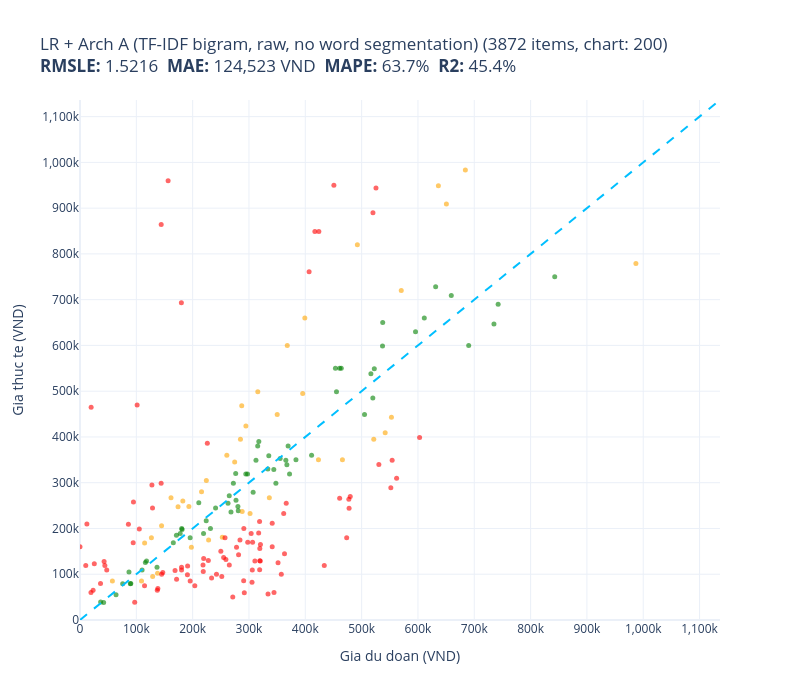
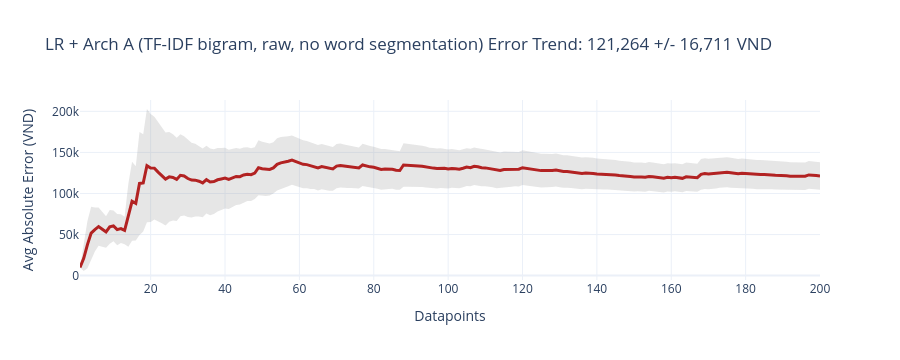

The notebook cell these images were saved under, in order:
### Markdown cell above
## 6. Tier 2 — NLP Baseline: LR + TF-IDF (không log-transform)

Linear Regression train trực tiếp trên giá VND (raw). Đây là cách **sai** — mục đích là minh họa vấn đề.

### Kết quả thực tế — nghịch lý đáng chú ý

| Model | RMSLE | MAE (VND) | MAPE | R2 |
|-------|------:|----------:|-----:|---:|
| **LR + Arch A** | **1.5216** | 124,523 | 63.7% | 45.4% |
| **LR + Arch B** | **1.4950** | 122,215 | 62.2% | 47.0% |
| Random (tier 1) | 1.2970 | 340,331 | 226.0% | -232.1% |

**LR có MAE tốt hơn Random (122K vs 340K), R2 tốt hơn (47% vs -232%), nhưng RMSLE lại TỆ HƠN cả Random.**

---

### Tại sao LR + Arch B (RMSLE = 1.495) tệ hơn cả Random (RMSLE = 1.297)?

**Nguyên nhân gốc rễ: Clipping về 0 + RMSLE là log-scale metric.**

LR tối ưu MSE trên raw VND (301K mean) → tập trung vào sản phẩm đắt.  
Sản phẩm rẻ (< 50K VND) thường bị predict âm → `np.clip(pred, 0, None)` → pred = **0**.

Khi pred = 0, RMSLE đo:
```
error² = (log1p(0) - log1p(true))²  =  (0 - log1p(true))²

Sản phẩm 10,000 VND bị predict 0:
  error² = (0 - log1p(10000))² = (0 - 9.21)² = 84.8   ← thảm họa

Cùng sản phẩm, Random predict 300,000 VND:
  error² = (log1p(300000) - log1p(10000))² = (12.61 - 9.21)² = 11.6   ← chấp nhận được
```

LR clip = 0 tệ hơn Random **7.3x** trên sản phẩm rẻ trong RMSLE space.

---

### Tại sao R2 = 47% vẫn tốt dù RMSLE thảm họa?

R2 và RMSLE đo hai thứ khác nhau:

| Metric | Đo cái gì | Đơn vị | LR "nhìn" vào đâu |
|--------|----------|--------|-------------------|
| **R2** | Sai số tuyệt đối (VND)² | VND | Sản phẩm đắt (variance cao) |
| **RMSLE** | Sai số tương đối (%) đồng đều mọi giá | Log | Mọi price range bình đẳng |

- LR dự đoán khá tốt cho sản phẩm 200K–1M VND → R2 và MAE đẹp
- Sản phẩm rẻ (5K–50K): predict âm → clip 0 → sai số VND nhỏ (10K), nhưng RMSLE khổng lồ
- R2 **không thấy** thảm họa ở sản phẩm rẻ vì sai số 10K VND nhỏ so với variance tổng
- RMSLE **thấy ngay** vì nó đo trên log-scale — 10K VND sai = cùng penalty như 1M VND sai 100x

> **Kết luận:** Khi metric là RMSLE, log-transform target là **bắt buộc**.
> Predict 0 cho bất kỳ sản phẩm nào là sai lầm chết người — tệ hơn đoán mò.

### Code cell
# === LR + Arch A (raw text bigram, NO log-transform) ===
t0 = time.time()
lr_a = LinearRegression()
lr_a.fit(X_a_train, train_prices)  # train trên raw VND
print(f"LR Arch A train: {time.time()-t0:.1f}s")

pred_lr_a = np.clip(lr_a.predict(X_a_test), 0, None)  # clip âm về 0
results["LR + Arch A"] = plot_predictions(
    test_prices, pred_lr_a,
    title="LR + Arch A (TF-IDF bigram, raw, no word segmentation)",
    names=test_names, plot_size=PLOT_SIZE,
)

# === LR + Arch B (Underthesea word tokenize, NO log-transform) ===
t0 = time.time()
lr_b = LinearRegression()
lr_b.fit(X_b_train, train_prices)  # train trên raw VND
print(f"LR Arch B train: {time.time()-t0:.1f}s")

pred_lr_b = np.clip(lr_b.predict(X_b_test), 0, None)
results["LR + Arch B"] = plot_predictions(
    test_prices, pred_lr_b,
    title="LR + Arch B (TF-IDF + Underthesea word segmentation, raw)",
    names=test_names, plot_size=PLOT_SIZE,
)

### Figure 1 — Plotly figure (JSON) as saved in the notebook; plotly's stock layout.template omitted (floating-point values rounded to 4 significant figures)
{"data": [{"customdata": [["Kính Áp Tròng Symphony Blue Sky 14.0mm - FAIRY SHOP CONTACT LENS - độ cận 0 đến 6\nDu doan: 116,006 VND\nThuc te: 125,875 VND"], ["Bộ Nookoi Phấn Má Hồng BL02 Sunset Veil 5g + Son Tint T15 Đỏ Rượu Vang 3.8g\nDu doan: 268,045 VND\nThuc te: 236,000 VND"], ["[LIMITED EDITION] TRÀ AHMAD ANH QUỐC - BỘ SƯU TẬP 4 VỊ TRÀ (80g) - WINTER\nDu doan: 312,430 VND\nThuc te: 349,000 VND"], ["Bút Chì Sáp Kẻ Lông Mày Lõi Siêu Mịn Không Thấm Nước Kissme Heroine Make Quick Eyebrow (3 Màu)\nDu doan: 219,303 VND\nThuc te: 189,000 VND"], ["Bộ 1 Cặp Lót Giày Tăng Chiều Cao Đệm Khí ,Êm Chân Thoáng Mát Dùng Cho Mọi Loại Giày - FMCA038\nDu doan: 89,389 VND\nThuc te: 79,000 VND"], ["Tẩu sạc CHOETECH TC0014 nhanh 60W dùng trên ô tô (hàng chính hãng)\nDu doan: 367,286 VND\nThuc te: 339,000 VND"], ["Vali kéo TRIP P806 nhựa PC/ABS - Bảo hành 5 năm\nDu doan: 595,705 VND\nThuc te: 630,000 VND"], ["Combo Tiết Kiệm 5 Chai Xịt Chống Muỗi Và Côn Trùng Cho Trẻ Nhỏ Và Gia Đình Bảo Nhiên Chai 100ml - Chăm Sóc Và Bảo Vệ Làn Da Trẻ Nhỏ\nDu doan: 344,102 VND\nThuc te: 329,000 VND"], ["Balo Laptop Đẹp Đi Học Đi Làm Xbags Modern – Thiết Kế Gọn Nhẹ, Sang Trọng, Đựng Laptop 14 Inch, Nhiều Ngăn Tiện Dụng!\nDu doan: 272,301 VND\nThuc te: 299,000 VND"], ["Bao Da Hộ Chiếu / PASSPORT Mika A-001-011-P (19 x 14 cm)\nDu doan: 181,261 VND\nThuc te: 198,000 VND"], ["Pin Tương Thích Cho Laptop Dell Vostro 2420 - Hàng Nhập Khẩu New Seal TEEMO PC TEBAT1543\nDu doan: 505,157 VND\nThuc te: 449,000 VND"], ["Sạc Tương Thích Cho Laptop MSI GL62M 7RC-201TW GP72 6QE-043JP PE70 6QD WE72 7RJ-1039 120w- Hàng Nhập Khẩu New Seal TEEMO PC X44\nDu doan: 690,110 VND\nThuc te: 600,000 VND"], ["Nồi Lẩu Điện Kèm Xửng Hấp JLPL@L JL-EP3313 - Hàng Chính Hãng\nDu doan: 611,287 VND\nThuc te: 660,000 VND"], ["Giày Sandal Nam The Bily Quai Chéo - Đế Trắng Lót Đen Màu Xám Thổ Cẩm BLDTMD01\nDu doan: 294,362 VND\nThuc te: 319,000 VND"], ["Trò chơi trí tuệ Animal Match giúp trẻ phát triển kỹ năng quan sát và khả năng ghi nhớ\nDu doan: 372,064 VND\nThuc te: 319,000 VND"], ["Combo Serum Tia'm Làm Sáng, Phục Hồi Cho Da Dầu Mụn, Nhạy Cảm + Căng Bóng, Trẻ Hoá Da 40mlx2\nDu doan: 631,454 VND\nThuc te: 728,000 VND"], ["Kính râm Nam nữ Dáng Vuông Gọng Nhựa Chống nắng + Tặng phụ kiện thời trang\nDu doan: 165,694 VND\nThuc te: 169,000 VND"], ["Sữa tươi tiệt trùng Devondale nguyên chất 6 hộp x 200ml\nDu doan: 86,941 VND\nThuc te: 105,000 VND"], ["Cặp dầu gội gừng trắng 400ml + dầu xả gừng trắng 250ml kích mọc tóc Weilaiya Ginger\nDu doan: 463,860 VND\nThuc te: 550,000 VND"], ["Bếp gas đôi mặt kính Sogo HOSUN NC-729GJ (HÀNG CHÍNH HÃNG)\nDu doan: 461,008 VND\nThuc te: 550,000 VND"], ["Đồ Chơi Thú Nhồi Bông Bí Ẩn Series 3 - BLOX FRUITS CP3360 (Sản Phẩm Bên Trong Là Ngẫu Nhiên)\nDu doan: 335,188 VND\nThuc te: 359,000 VND"], ["Bao da cho Galaxy Z Fold 6 Nillkin Aoge có nhét bút - hàng chính hãng\nDu doan: 276,418 VND\nThuc te: 320,000 VND"], ["Cà Phê Sữa PLUS Hòa Tan 3IN1 KING COFFEE – Túi 50 gói x 20g\nDu doan: 276,984 VND\nThuc te: 261,500 VND"], ["Kem Dưỡng Some By Mi Hỗ Trợ Giảm Mụn 60g\nDu doan: 307,394 VND\nThuc te: 279,000 VND"], ["Chuột có dây MicroPack COMFY MINI 2 M-105 - Hàng Chính Hãng\nDu doan: 118,157 VND\nThuc te: 129,000 VND"], ["Combo Finish Eco 0% : Viên rửa bát Eco 70 viên + Bóng Eco 400ml + Muối 1,5kg\nDu doan: 519,921 VND\nThuc te: 485,000 VND"], ["Hộp Đựng Xà Phòng, Miếng Rửa Chén & Cây Cọ Rửa Joseph Joseph Duo 80073 Hàng Chính Hãng\nDu doan: 842,878 VND\nThuc te: 750,000 VND"], ["Pin dành cho Laptop HP Pavilion 15-cs Series 15-cs2060TX 15-cs3116TX 15-cs3119TX 15-cs3061TX 15-cs3060TX 15-cs3063TX hàng nhập khẩu\nDu doan: 537,093 VND\nThuc te: 599,000 VND"], ["Xịt Chống Nắng Body Bơ Nghệ COCAYHOALA SPF 50+ 70ml\nDu doan: 224,087 VND\nThuc te: 216,800 VND"], ["Sạc dành cho Laptop Charger AC Power Adapter For Dell Precision 3561 7520 5760 90W USB Type C hàng nhập khẩu.\nDu doan: 742,399 VND\nThuc te: 690,000 VND"], ["Mẫu mới nhất - Tã dán Caryn XL20 Siêu thấm Đệm thấm xanh bảo vệ vùng xương cụt - Tã dán người già, người lớn tuổi Caryn\nDu doan: 262,796 VND\nThuc te: 254,900 VND"], ["Dầu gội hỗ trợ giảm rụng tóc và kích thích mọc tóc Doctor Hair Laura Sunshine 500ml - Nhật Kim Anh\nDu doan: 315,480 VND\nThuc te: 380,000 VND"], ["Áo khoác jean phối nón sọc caro Mã: NK1512 - XANH NHẠT\nDu doan: 455,374 VND\nThuc te: 499,000 VND"], ["Kính râm cận, Kính râm cận Mắt Tròn 2 lớp mở nắp retro\nDu doan: 177,906 VND\nThuc te: 189,000 VND"], ["Tai nghe đeo cổ Wiwu Flex GB01 cho các thiết bị có bluetooth, làm bằng chất liệu mềm, âm thanh vượt trội - Hàng chính hãng\nDu doan: 383,435 VND\nThuc te: 350,000 VND"], ["Máy sấy tóc Bluestone HDB-1846 - Hàng chính hãng\nDu doan: 522,539 VND\nThuc te: 549,000 VND"], ["Khăn phủ đàn piano cao cấp chống bụi chống xước sang trọng cho đàn piano cơ và đàn piano điện - Hàng chính hãng\nDu doan: 240,706 VND\nThuc te: 245,000 VND"], ["Khăn ướt cồn diệt khuẩn LETGREEN 50 tờ\nDu doan: 36,663 VND\nThuc te: 39,200 VND"], ["Son Bóng 3CE Dưỡng Ẩm 31 Lavender Cream - Hoa Hồng Tím 5g\nDu doan: 210,930 VND\nThuc te: 256,000 VND"], ["Thực Phẩm Bảo Vệ Sức Khỏe Alcofree\nDu doan: 365,488 VND\nThuc te: 349,000 VND"], ["Ví Sen da sáp handmade da thật\nDu doan: 231,602 VND\nThuc te: 200,000 VND"], ["Ugreen UG30989CR104TK 1M màu đen USB 2.0 ra 9 chân đực DB9 RS 232 - HÀNG CHÍNH HÃNG\nDu doan: 280,388 VND\nThuc te: 248,000 VND"], ["Vỏ Máy Tính Case Sahara 400 Đen – Hàng Chính Hãng\nDu doan: 537,448 VND\nThuc te: 650,000 VND"], ["Phấn Phủ Australis Kiềm Dầu 2in1 #Nude 12g\nDu doan: 281,031 VND\nThuc te: 239,000 VND"], ["Thắt Lưng Nam Da Bò BIGGBEN Cao Cấp TLB27\nDu doan: 297,464 VND\nThuc te: 319,000 VND"], ["VÍ DA MÀU NÂU ĐEN DÀNH CHO NAM GIỚI - VÍ DA THIẾT KẾ ĐƠN GIẢN ĐỰNG ĐƯỢC TIỀN MẶT VÀ CÁC LOẠI THẺ\nDu doan: 180,609 VND\nThuc te: 200,000 VND"], ["Liễn Treo Thần Tài - Trang Trí Tết - VN02\nDu doan: 347,800 VND\nThuc te: 299,000 VND"], ["Nước ngậm Răng Miệng Bầu Mây 120ml - Nguồn gốc Thảo dược, dứt điểm sâu răng - viêm lợi - tụt lợi - nhiệt miệng\nDu doan: 75,756 VND\nThuc te: 79,000 VND"], ["b.box Dây đeo bình nước giữ nhiệt đa năng và bình nước tritan chống sặc cho bé\nDu doan: 171,170 VND\nThuc te: 185,000 VND"], ["Dây giày chéo chữ X chống tuột gót, nhấc chân dùng mang giày cao gót, không gây đau chân - BuyBox - BBPK322\nDu doan: 41,951 VND\nThuc te: 38,161 VND"], ["Ốp lưng dành cho Realme C35 mẫu Thư Pháp Cha Mẹ Vàng\nDu doan: 63,969 VND\nThuc te: 55,000 VND"], ["Sạc Tương Thích Cho Máy Tính Asus 19V – 6.32A 150Wh Đầu Kim Nhỏ (4.5*3.0Mm) – Tốt - Hàng Nhập Khẩu New Seal TEEMO PC TEAC164\nDu doan: 734,969 VND\nThuc te: 647,000 VND"], ["Phụ kiện kết nối bộ lọc thô, lọc sinh hoạt 10 inch ren phi 21 - Hàng chính hãng\nDu doan: 136,731 VND\nThuc te: 115,000 VND"], ["Bộ sản phẩm làm sạch sâu nước tẩy trang & sữa rửa mặt dược liệu Thanh Mộc Hương chính hãng\nDu doan: 317,492 VND\nThuc te: 390,000 VND"], ["Ví da Basic nam nữ gọn nhẹ tiện dụng\nDu doan: 369,504 VND\nThuc te: 380,000 VND"], ["KÍNH CHẮN BULLDOG BUBBLE DẠNG BẦU (KHÔNG BAO GỒM MŨ) -GARA20\nDu doan: 195,550 VND\nThuc te: 180,000 VND"], ["Áo sơ mi tay ngắn Khatoco (size S-2XL)\nDu doan: 516,473 VND\nThuc te: 538,000 VND"], ["Giày đế xuồng Cillie da thật hở mũi cao 5cm 1192\nDu doan: 411,190 VND\nThuc te: 360,000 VND"], ["Giày cao gót đính nơ sang trong 10cm ( có bảo hành , free shipping)\nDu doan: 333,522 VND\nThuc te: 330,000 VND"], ["Sữa bột Nutifood Sweden GrowPLUS+ Colostrum Lactoferrin 2+ 800g\nDu doan: 659,211 VND\nThuc te: 709,000 VND"], ["[HSD 12/2026] Thực Phẩm Bảo Vệ Sức Khỏe Nucos White\nDu doan: 355,379 VND\nThuc te: 353,000 VND"], ["Cáp mạng LAN CAT6 UTP 5M màu Đen Ugreen LAN20162NW102 Hàng chính hãng\nDu doan: 90,217 VND\nThuc te: 80,000 VND"], ["Sạc Tương Thích Cho Laptop Asus CM5500FDA CT100PA CX1100CNA CX1400CNA CX1500CNA 65w- Hàng Nhập Khẩu New Seal TEEMO PC X20\nDu doan: 453,510 VND\nThuc te: 550,000 VND"], ["Nước dưỡng tóc tinh dầu bưởi Cocoon 310ml\nDu doan: 264,993 VND\nThuc te: 271,500 VND"], ["Bình Ủ Cháo Inox 304 Giữ Nhiệt Tedemei Có Thìa Và Quai Dung Tích 530ml\nDu doan: 110,244 VND\nThuc te: 109,000 VND"]], "hovertemplate": "%{customdata[0]}<extra></extra>", "marker": {"color": "green", "opacity": 0.6, "size": 5}, "mode": "markers", "name": "green", "type": "scatter", "x": [116000.0, 268000.0, 312400.0, 219300.0, 89390.0, 367300.0, 595700.0, 344100.0, 272300.0, 181300.0, 505200.0, 690100.0, 611300.0, 294400.0, 372100.0, 631500.0, 165700.0, 86940.0, 463900.0, 461000.0, 335200.0, 276400.0, 277000.0, 307400.0, 118200.0, 519900.0, 842900.0, 537100.0, 224100.0, 742400.0, 262800.0, 315500.0, 455400.0, 177900.0, 383400.0, 522500.0, 240700.0, 36660.0, 210900.0, 365500.0, 231600.0, 280400.0, 537400.0, 281000.0, 297500.0, 180600.0, 347800.0, 75760.0, 171200.0, 41950.0, 63970.0, 735000.0, 136700.0, 317500.0, 369500.0, 195600.0, 516500.0, 411200.0, 333500.0, 659200.0, 355400.0, 90220.0, 453500.0, 265000.0, 110200.0], "y": [125900.0, 236000.0, 349000.0, 189000.0, 79000.0, 339000.0, 630000.0, 329000.0, 299000.0, 198000.0, 449000.0, 600000.0, 660000.0, 319000.0, 319000.0, 728000.0, 169000.0, 105000.0, 550000.0, 550000.0, 359000.0, 320000.0, 261500.0, 279000.0, 129000.0, 485000.0, 750000.0, 599000.0, 216800.0, 690000.0, 254900.0, 380000.0, 499000.0, 189000.0, 350000.0, 549000.0, 245000.0, 39200.0, 256000.0, 349000.0, 200000.0, 248000.0, 650000.0, 239000.0, 319000.0, 200000.0, 299000.0, 79000.0, 185000.0, 38160.0, 55000.0, 647000.0, 115000.0, 390000.0, 380000.0, 180000.0, 538000.0, 360000.0, 330000.0, 709000.0, 353000.0, 80000.0, 550000.0, 271500.0, 109000.0]}, {"customdata": [["Nước giặt quần áo em bé D-nee Lovely Sky can 3L\nDu doan: 174,094 VND\nThuc te: 247,500 VND"], ["Áo thun nam có cổ Nhật Tuấn\nDu doan: 182,575 VND\nThuc te: 260,000 VND"], ["Tã dán Amico nội địa Nhật size L44+6\nDu doan: 274,633 VND\nThuc te: 345,000 VND"], ["Máy massage cầm tay mini dùng pin sạc đa năng Puli PL-668DC - 8 đầu\nDu doan: 492,440 VND\nThuc te: 820,000 VND"], ["Máy hút bụi mini không dây cầm tay nhỏ nhắn tiện dụng Deli - Lực hút ổn đinh - Phù hợp vệ sinh bàn phím, laptop, góc học tập, nhà bếp, ô tô - Trắng / Xanh dương - Hàng chính hãng -18883\nDu doan: 287,942 VND\nThuc te: 237,000 VND"], ["Viên nấu cà ri (curry) Nhật Bản 200g\nDu doan: 109,208 VND\nThuc te: 85,000 VND"], ["Wekki Đồ Chơi Lắp Ráp Tiệm Đá Bào Wk506041 60018174\nDu doan: 315,692 VND\nThuc te: 499,000 VND"], ["Combo 4 Bột Làm Trắng Răng Eucryl Hương Bạc Hà 50g\nDu doan: 126,778 VND\nThuc te: 180,000 VND"], ["Ví nữ dài cầm tay hoạ tiết lập thể IDIGO FW2-401-00\nDu doan: 260,690 VND\nThuc te: 360,000 VND"], ["Bóp nữ đựng tiền - màu xanh navy - da bò nhập khẩu - handmade DT219\nDu doan: 423,381 VND\nThuc te: 350,000 VND"], ["Bàn Phím Tương Thích Cho Laptop Asus X401 X401U X401A X401E X450Ca X401E - Hàng Nhập Khẩu New Seal TEEMO PC KEY1019\nDu doan: 336,165 VND\nThuc te: 267,000 VND"], ["PIN DỰ PHÒNG AUKEY 10.000MAH PD 18W PB-N83S - HÀNG CHÍNH HÃNG\nDu doan: 521,578 VND\nThuc te: 395,000 VND"], ["Mặt Nạ Làm Sạch, Dưỡng Ẩm Và Se Khít Lỗ Chân Lông Clear Turn Kose Nhật Bản 30g (Dùng Cho Da Thường & Da Khô)\nDu doan: 197,754 VND\nThuc te: 159,000 VND"], ["Bộ ba tranh tráng gương hươu vàng cao cấp\nDu doan: 367,962 VND\nThuc te: 600,000 VND"], ["Sạc Laptop dùng cho Máy Tinh HP - Kèm Dây Nguồn - Elietbook G51 - Hàng Nhập Khẩu New Seal\nDu doan: 301,946 VND\nThuc te: 232,771 VND"], ["Mũ chống nắng vành mũ có thể co giãn - Home and Garden\nDu doan: 287,153 VND\nThuc te: 468,000 VND"], ["Ốp case dành cho macbook kèm tấm phủ bàn phím siêu đẹp - Hàng chính hãng\nDu doan: 161,571 VND\nThuc te: 267,000 VND"], ["Giày cao gót bít mũi cao 3 cm, gót nhập xinh MT104\nDu doan: 215,814 VND\nThuc te: 280,000 VND"], ["Bàn phím dùng cho Laptop ASUS VivoBook 15 X505BA X505 X505BP X505ZA - Hàng Nhập Khẩu New Seal\nDu doan: 552,953 VND\nThuc te: 443,019 VND"], ["Vali du lịch Vali kéo cao cấp chính hãng Size 24inch  KS-218 - Bạc\nDu doan: 541,835 VND\nThuc te: 409,000 VND"], ["Balo Nam KOJIBA Phát Sáng Có Sạc USB, Khóa Chống Chộm, Chống Nước Balo Đi Học Cao Cấp\nDu doan: 465,947 VND\nThuc te: 350,000 VND"], ["Bột Khoai Lang Tím Nguyên Chất SATACHI – 100% khoai lang tím, không đường – Hộp 418g\nDu doan: 114,727 VND\nThuc te: 168,000 VND"], ["Bộ bikini 2 Mảnh Có Dây Đeo Cổ Thời Trang Cho Nữ\nDu doan: 228,367 VND\nThuc te: 175,000 VND"], ["Bình sữa cổ rộng 150ml và 270ml nhựa pp options Plus phiên bản 2019\nDu doan: 294,547 VND\nThuc te: 424,000 VND"], ["Sạc cho Laptop Acer 19v-2.37A Chân mini siêu nhỏ - Hàng Nhập Khẩu New Seal\nDu doan: 144,826 VND\nThuc te: 205,965 VND"], ["Ghế nhựa đúc kiểu Pháp bền đẹp\nDu doan: 650,496 VND\nThuc te: 909,000 VND"], ["Pin dùng cho Laptop HP Elitebook 840 G3 G4, 850 G3 G4 (CS03XL) - Hàng Nhập Khẩu New Seal\nDu doan: 684,225 VND\nThuc te: 983,250 VND"], ["Combo 6 Chai Muối Ớt Chanh Đỏ Nha Trang 130gr\nDu doan: 57,517 VND\nThuc te: 85,000 VND"], ["Loa kèm Mic trợ giảng Shidu mini chuyên nghiệp (bản ko dây) - Hàng nhập khẩu\nDu doan: 399,165 VND\nThuc te: 660,000 VND"], ["Gối Nằm Cao Su Thiên Nhiên Liên Á Contour- Chống đau mỏi vai gáy, hỗ trợ giấc ngủ, chống ngáy-100% cao su thiên nhiên\nDu doan: 570,364 VND\nThuc te: 720,000 VND"], ["Áo len nam Novelty dai tay cổ tim phối hoa văn 170464I\nDu doan: 395,390 VND\nThuc te: 495,000 VND"], ["Tinh dầu Spring Warm - ScentHomes (Spring Warms - 50ml,100ml,250ml)\nDu doan: 987,027 VND\nThuc te: 779,000 VND"], ["Sữa Tắm Nước Hoa Nữ Gennie Lôi Cuốn & Khí Chất 450ml\nDu doan: 137,680 VND\nThuc te: 102,000 VND"], ["Áo khoác len phong cách hàn quốc AK898.2\nDu doan: 284,879 VND\nThuc te: 395,000 VND"], ["Sạc Tương Thích Cho Laptop Lenovo G50 G50-45 G50-70 G50-80 G50-30 - Hàng Nhập Khẩu New Seal TEEMO PC TEAC1087\nDu doan: 224,301 VND\nThuc te: 305,000 VND"], ["Dầu Xả Tóc Từ Hoa Trà Phục Hồi Tóc Khô Xơ Và Hư Tổn Shikioriori Tsubaki Conditioner (Chai 600 mL)\nDu doan: 252,667 VND\nThuc te: 181,000 VND"], ["Thực phẩm dinh dưỡng y học Ensure Gold hương cà phê 800g/850g\nDu doan: 636,297 VND\nThuc te: 949,000 VND"], ["Ugreen UG50320LP114TK Màu Đen Gá đỡ kẹp dây sạc cao su 7 Khe - HÀNG CHÍNH HÃNG\nDu doan: 129,005 VND\nThuc te: 95,000 VND"], ["Dép Xỏ Ngón Nữ Đế Bệt HÀ NAM Da Bò Cao Cấp 2,5cm DNU2067\nDu doan: 193,320 VND\nThuc te: 248,000 VND"], ["HDD Box chuẩn M2 NVME sang Type-C tốc độ 10GBS ORICO - M2PV-C3 – Hàng Chính Hãng\nDu doan: 350,118 VND\nThuc te: 449,000 VND"]], "hovertemplate": "%{customdata[0]}<extra></extra>", "marker": {"color": "orange", "opacity": 0.6, "size": 5}, "mode": "markers", "name": "orange", "type": "scatter", "x": [174100.0, 182600.0, 274600.0, 492400.0, 287900.0, 109200.0, 315700.0, 126800.0, 260700.0, 423400.0, 336200.0, 521600.0, 197800.0, 368000.0, 301900.0, 287200.0, 161600.0, 215800.0, 553000.0, 541800.0, 465900.0, 114700.0, 228400.0, 294500.0, 144800.0, 650500.0, 684200.0, 57520.0, 399200.0, 570400.0, 395400.0, 987000.0, 137700.0, 284900.0, 224300.0, 252700.0, 636300.0, 129000.0, 193300.0, 350100.0], "y": [247500.0, 260000.0, 345000.0, 820000.0, 237000.0, 85000.0, 499000.0, 180000.0, 360000.0, 350000.0, 267000.0, 395000.0, 159000.0, 600000.0, 232800.0, 468000.0, 267000.0, 280000.0, 443000.0, 409000.0, 350000.0, 168000.0, 175000.0, 424000.0, 206000.0, 909000.0, 983200.0, 85000.0, 660000.0, 720000.0, 495000.0, 779000.0, 102000.0, 395000.0, 305000.0, 181000.0, 949000.0, 95000.0, 248000.0, 449000.0]}, {"customdata": [["Muối rửa bát finish 1.2kg (Đức) - muối rửa chén finish 1,2kg nhập khẩu chính hãng - muối finish giá rẻ\nDu doan: 180,314 VND\nThuc te: 109,000 VND"], ["Giầy tây giày lười nam hàn quốc da bóng đai chuông vàng\nDu doan: 105,284 VND\nThuc te: 199,000 VND"], ["Kem nhuộm tóc Salon de Pro  3B\nDu doan: 284,064 VND\nThuc te: 175,000 VND"], ["1 đầu xích inox cao cấp nhập khẩu dành để gắn với xích chân cho các dòng vẹt trung và to như xám, macaw, hahn... rất chắc chắn\nDu doan: 137,220 VND\nThuc te: 64,999 VND"], ["Giá treo dao kéo và dụng cụ nhà bếp dán tường không khoan- Kệ treo đồ nhà bếp đa năng chống rỉ sét - Kệ dán tường treo dao muỗng tiện lợi- Giá đỡ dụng cụ bếp bằng kim loại sơn tĩnh điện- Kệ nhà bếp treo tường chịu lực cao\nDu doan: 433,696 VND\nThuc te: 119,000 VND"], ["Bộ khung võng BAN MAI:  khung võng sắt sơn tĩnh điện P32+ Lưới dày số 9 in họa tiết sọc cán nhựa 40cm\nDu doan: 450,754 VND\nThuc te: 950,000 VND"], ["Ống tiêt kiệm heo ăn kem, quà tặng, trang trí, decor- arthouse_ Hàng chính hãng\nDu doan: 85,930 VND\nThuc te: 209,000 VND"], ["Hộp Đựng Xà Phòng Treo Tường ATMOR DH-725-1VP (HÀNG CHÍNH HÃNG)\nDu doan: 179,978 VND\nThuc te: 693,000 VND"], ["Mặt nạ chống lão hóa The Derma Best VC100 + Retinol 5 Sheets\nDu doan: 257,480 VND\nThuc te: 180,000 VND"], ["Đồ bộ ngủ lụa satin tay ngắn quần dài màu xanh\nDu doan: 297,821 VND\nThuc te: 170,000 VND"], ["Bàn Chải Nhựa Hồ Bơi Emaux CE201\nDu doan: 318,820 VND\nThuc te: 215,000 VND"], ["Bút Cao Cấp CEO - 6635B(S)\nDu doan: 357,414 VND\nThuc te: 100,000 VND"], ["Dép tổ ong màu đen\nDu doan: 97,137 VND\nThuc te: 39,000 VND"], ["Áo Ngực Trơn Dây Ren Có Gọng Đệm Vừa Zuen THA2062 - Da\nDu doan: 303,906 VND\nThuc te: 189,000 VND"], ["Lọ thủy tinh đựng gia vị, hạt, đồ khô hình vuông nắp gioăng cao su 3 cỡ\nDu doan: 144,983 VND\nThuc te: 99,900 VND"], ["CỦ LOA BASS RỜI 30 HÀNG CHÍNH HÃNG HẢI TRIỀU COIL 51 TỪ 140 SƯỜN SẮT  (GIÁ 1 CÁI)\nDu doan: 562,142 VND\nThuc te: 310,000 VND"], ["Bộ 2 Bộ chiết mỹ phẩm 6 món Màu Hồng\nDu doan: 203,868 VND\nThuc te: 74,950 VND"], ["Túi Canvas Nữ Thời Trang Hàn Quốc, Túi Vải Canvas Đeo Chéo Đơn Giản Siêu Xinh, Túi Tote Đeo Chéo Vải Canvas Đựng Đồ - OTV210 - Ope Store\nDu doan: 12,227 VND\nThuc te: 210,000 VND"], ["Combo Balo nam nữ đi học hình Luffy phát sáng + Túi đeo chéo hình Boymusic ( Tặng cáp sạc USB+ Khóa chống trộm)\nDu doan: 144,041 VND\nThuc te: 299,000 VND"], ["Đồ Chơi DUKA: Nông Trại Vui Vẻ - DK81315\nDu doan: 226,081 VND\nThuc te: 386,310 VND"], ["Lồng Đèn Gỗ Trung Thu Mẫu Mới 2024 Lalamoon - Bộ Kit DIY Tự Vẽ và Làm Đèn Trông Trăng - Lalala Baby\nDu doan: 305,907 VND\nThuc te: 109,000 VND"], ["Gọng kính plastic hiệu Velocity VL91411 kích thước 50-19-145\nDu doan: 530,627 VND\nThuc te: 340,000 VND"], ["03 bộ tranh xếp hình 70 mảnh ghép khổ A3 – đồ chơi trí tuệ cho bé từ 3 tuổi – Combo 14\nDu doan: 195,614 VND\nThuc te: 85,000 VND"], ["Đèn Wifi TP-Link Tapo Smart Wifi Daylight and Dimmabie L520E - Hàng chính hãng\nDu doan: 479,800 VND\nThuc te: 270,000 VND"], ["Dép Sandal Nam Nữ Hot Trend Quai Ngang 21405\nDu doan: 127,673 VND\nThuc te: 295,000 VND"], ["Cáp USB TypeC sang USB 2.0 Hỗ trợ sạc nhanh 3A 1M màu Hồng Gold Ugreen UC20866US174 Hàng chính hãng\nDu doan: 218,446 VND\nThuc te: 120,000 VND"], ["Bàn Phím dùng cho laptop Dell Latitude 13 3379 7368 Vostro 14 5468 5471 - Hàng Nhập Khẩu New Seal\nDu doan: 477,340 VND\nThuc te: 263,718 VND"], ["Combo Khớp linh hoạt (1 hộp Trà tía tô túi lọc 40g, 1 hộp Bôt tía tô 72g, 1 hộp Bột lá mơ 60g)\nDu doan: 19,767 VND\nThuc te: 465,000 VND"], ["Giày sandal quai ngang thời trang gót vuông\nDu doan: 351,632 VND\nThuc te: 125,000 VND"], ["Hộp đựng đồ ăn dặm an toàn - Set 4 hộp kín Angel food UINLUI\nDu doan: 101,466 VND\nThuc te: 470,000 VND"], ["Sạc Tương Thích Cho Laptop Sony Pcg-71811W | Adapter Vaio Pcg-71811W - Hàng Nhập Khẩu New Seal TEEMO PC TEAC1301\nDu doan: 477,767 VND\nThuc te: 244,000 VND"], ["Tẩu Sạc Ô Tô Hoco Z31 - Hàng Chính Hãng\nDu doan: 310,511 VND\nThuc te: 129,000 VND"], ["Cặp da nam công sở CCS6 - Cặp đựng catalogue, laptop, máy tính bảng\nDu doan: 602,952 VND\nThuc te: 399,000 VND"], ["Cặp đa năng laptop thời trang SUB 15\" inch cao cấp Tặng móc khóa nam siêu bền K2\nDu doan: 363,089 VND\nThuc te: 145,041 VND"], ["Sạc dành cho Laptop ASUS VivoBook 15 X505BA X505 X505BP X505ZA 65w hàng nhập khẩu.\nDu doan: 366,142 VND\nThuc te: 255,000 VND"], ["Giày lười vải nam thoáng khí cho bố - Giày thể thao nam trung niên cao cấp RICKYMEN M8B\nDu doan: 128,723 VND\nThuc te: 245,000 VND"], ["Dụng cụ mài dao Joseph Joseph 100488 - Rota Folding Knife Sharpener\nDu doan: 520,122 VND\nThuc te: 890,000 VND"], ["Combo 2 Son Dưỡng LipIce Hiệu Chỉnh Sắc Môi - Hồng Cam + Hồng Đất 2.4g\nDu doan: 227,860 VND\nThuc te: 130,000 VND"], ["Set 2 bao bọc giày đi mưa , chống nước , chống thấm , chống trơn  có khóa kéo, cao su dẻo, bền chắc, thời trang hiện đại , thiết kế ôm chân , êm phù hợp cho cả nam và nữ\nDu doan: 47,470 VND\nThuc te: 109,000 VND"], ["Bàn Phím dùng cho Laptop Asus Zenbook UX360 UX360C UX360U - Hàng Nhập Khẩu New Seal\nDu doan: 525,493 VND\nThuc te: 943,920 VND"], ["Dung dịch vệ sinh hằng ngày Orasic 200ml\nDu doan: 171,481 VND\nThuc te: 89,000 VND"], ["Chì Kẻ Mày Silkygirl Hai Đầu Lâu Trôi 01 Nâu Tự Nhiên 0.15g\nDu doan: 0 VND\nThuc te: 160,000 VND"], ["Gạo Ngọc Nương ST 25 đặc sản 3Kg\nDu doan: 25,415 VND\nThuc te: 123,000 VND"], ["Thùng 20 chai nước rửa chén hương chanh nước hoa và muối hồng\nDu doan: 144,148 VND\nThuc te: 864,000 VND"], ["Combo 2 Áo Ống Ren Hoa Nữ Khóa Cài Sau\nDu doan: 218,838 VND\nThuc te: 106,000 VND"], ["Nón mữ beret nam nữ giữ ấm vải nỉ 2 lớp dày mũ nồi lưỡi trai nón mỏ vịt dona23122401\nDu doan: 265,097 VND\nThuc te: 120,000 VND"], ["Cây xương rồng nhảy múa vui nhộn, uốn lượn, nhại tiếng, phát sáng - Xương rồng biết nói cao cấp - Hàng chính hãng\nDu doan: 290,874 VND\nThuc te: 200,000 VND"], ["Dây Đeo Silicon Kai.N Wave Sport Cho Galaxy Watch, Huawei Watch, Garmin, Amazfit, Coros Size 20 và 22mm_ Hàng Chính Hãng\nDu doan: 44,138 VND\nThuc te: 119,000 VND"], ["Combo 3 Quần Tây Dài Nam Co Giãn Mạnh/Quần Tây Âu Mềm Mịn Ống Côn Form Đẹp Chuẩn Size\nDu doan: 341,266 VND\nThuc te: 159,999 VND"], ["Giày cao gót 7 phân bản trong gót bọc kim tuyến LT (SD048)\nDu doan: 277,924 VND\nThuc te: 159,000 VND"], ["Bếp Gas Đơn Mặt Inox WINDO - 118 ĐG | Bếp gas đơn để bàn điếu gang tiết kiệm gas- Hàng chính hãng\nDu doan: 554,212 VND\nThuc te: 349,000 VND"], ["Bình nước PET Lock&Lock HAP781 1.2L\nDu doan: 344,452 VND\nThuc te: 60,000 VND"], ["Mũ len liền khăn lót nỉ trùm kín cổ siêu ấm nhiều màu\nDu doan: 180,291 VND\nThuc te: 115,000 VND"], ["Bộ dây tăng áp 3 lần vòi xịt nước rửa xe,tưới cây loại 3-5m (cút nhựa nối nhựa đen 713-2) 206843\nDu doan: 255,041 VND\nThuc te: 136,825 VND"], ["Set tăm chải kẽ răng cao su mềm hình chữ I hiệu Kobayashi - Hàng nội địa Nhật Bản | Made in Japan\nDu doan: 219,585 VND\nThuc te: 134,500 VND"], ["Lõi Lọc Thô Số 2 KAROFI SMAX PRO 2 - Hàng Chính Hãng\nDu doan: 242,321 VND\nThuc te: 100,000 VND"], ["Cặp xách đựng laptop 15,6 inch vải dù chống thấm nước hàng cao cấp\nDu doan: 319,997 VND\nThuc te: 129,000 VND"], ["Thanh treo khăn 60cm - CS-5404 - INOX SUS 304 - Sản xuất tại Thái Lan 100%\nDu doan: 406,779 VND\nThuc te: 761,000 VND"], ["Serum Chống Nắng & Dưỡng Thể Toàn Thân NIVEA SUN Spf50 Pa+++ Sáng Mịn Đều Màu Da (180 Ml) - 86092\nDu doan: 281,533 VND\nThuc te: 142,500 VND"], ["Ốp Lưng Cho Samsung Galaxy S25 Ultra / S25 Plus / S24 Ultra / S24 Plus / S23 Ultra / S22 Ultra So Cool M20 Chống Sốc\nDu doan: 10,230 VND\nThuc te: 119,000 VND"], ["Mũ Miki chữ tàu - Mũ tròn không vành mẫu mới\nDu doan: 251,748 VND\nThuc te: 95,000 VND"], ["Nón nam Mũ Lưỡi Trai Sò xoáy phong cách đường phố thích hợp cho mọi lứa tuổi\nDu doan: 233,596 VND\nThuc te: 92,000 VND"], ["Thắt Lưng Nữ Dây Nịt Nữ Button mang đầm váy Dona21060911\nDu doan: 190,718 VND\nThuc te: 99,000 VND"], ["COMBO Hộp Đựng Cơm, Cà Mèn giữ Nhiệt 4 Tầng Lúa Mạch + Muỗng Ăn - TẶNG 1 BÌNH NƯỚC\nDu doan: 290,592 VND\nThuc te: 85,555 VND"], ["Sạc cho Laptop Hp ProBook 4420s 4440s 4411s 4421s 4520s 4525s - Hàng Nhập Khẩu New Seal\nDu doan: 361,649 VND\nThuc te: 232,875 VND"], ["Nước Tẩy Trang Hada Labo Sạch Sâu Dưỡng Sáng 240ml\nDu doan: 42,747 VND\nThuc te: 128,000 VND"], ["Áo Thun Nam Có Cổ Tròn Thun Cá Sấu Cotton 4 chiều Co Giãn Phom Body Phối Màu Thời Trang Hàn Quốc Giá Tốt Cao Cấp AT11 - ShopN6\nDu doan: 250,053 VND\nThuc te: 150,000 VND"], ["Lược Massage Dụng Cụ Làm Đẹp Chuyên Nghiệp Gỗ Tự Nhiên 4 Trong 1 - HAHANCO - MH384\nDu doan: 114,603 VND\nThuc te: 75,000 VND"], ["Sữa Hạt Hạnh Nhân ALMOND BREEZE vị Chocolate Hộp 946ml\nDu doan: 319,281 VND\nThuc te: 129,320 VND"], ["WHALE, mã G274. Áo thun in đẹp cho nam nữ, cặp đôi, gia đình. Áo phông Goking hàng hiệu cao cấp\nDu doan: 138,231 VND\nThuc te: 69,000 VND"], ["COMBO 2 Mũ Tắm Trùm Đầu CUTE Tránh Ướt Tóc Khi Tắm , Ủ Dưỡng Tóc Đa Năng - Giao Màu Ngẫu Nhiên\nDu doan: 36,422 VND\nThuc te: 80,000 VND"], ["Kẹp Gỗ Đa Năng  Dùng Để Gắp Kẹp Thức Ăn Bánh Ngọt - Đồ Gỗ Nhà Bếp Thương Hiệu Trường Sơn\nDu doan: 333,834 VND\nThuc te: 57,000 VND"], ["Son Màu Có Dưỡng Lip On Lip Màu Cam Đào Peach Orange 2.2g\nDu doan: 168,763 VND\nThuc te: 108,000 VND"], ["Ốp lưng cho Samsung A04 - A04s - A05 - A05s - Lá Bình An - Hàng Chính Hãng\nDu doan: 19,476 VND\nThuc te: 60,000 VND"], ["1 kg túi đựng rác dùng cho thùng rác 240 lít\nDu doan: 271,245 VND\nThuc te: 50,000 VND"], ["Thắt Lưng Nữ Da Cá Sấu Huy Hoàng HT5201 - Đen\nDu doan: 417,033 VND\nThuc te: 849,000 VND"], ["Son dưỡng môi thuần chay làm mềm và dưỡng ẩm môi MooGoo 5g Edible Lip Balm - Hàng Úc chính hãng\nDu doan: 191,082 VND\nThuc te: 118,000 VND"], ["Bộ sản phẩm chăm sóc xương khớp: Viên xương khớp GO GLUCOSAMINE 1-A-DAY ; Canxi hữu cơ New Zealand Nutri Seaweed Calcium\nDu doan: 156,452 VND\nThuc te: 960,000 VND"], ["Vali du lịch kéo tay TN 22 inch - Màu Đen\nDu doan: 551,875 VND\nThuc te: 289,000 VND"], ["Găng tay cao su size M - 35cm 100% Cao Su Thiên Nhiên AN TOÀN thích hợp trong các công việc gia dụng, chế biến thức ăn, rửa chén bát, giặt giũ, dọn dẹp vệ sinh, làm vườn,\nDu doan: 318,968 VND\nThuc te: 110,000 VND"], ["Combo Chai xịt vệ sinh kính 300ml Rocket nội địa Nhật Bản\nDu doan: 461,009 VND\nThuc te: 266,000 VND"], ["Bộ 4 ổ khóa vali Fortress 1820 Q thân đồng 20mm - khóa hành lý - MSOFT\nDu doan: 473,493 VND\nThuc te: 180,000 VND"], ["Đồ Chơi Bảng Vẽ 2 Trong 1 Sáng Tạo Cho Bé - Kingdom Toys 7997 (268-20)\nDu doan: 291,736 VND\nThuc te: 59,800 VND"], ["NÓN LƯỠI TRAI CAO CẤP SPIGEN ĐEN - Hàng Chính Hãng\nDu doan: 305,423 VND\nThuc te: 82,500 VND"], ["Giày siêu nhẹ Sneaker dây nữ đi mưa cao 3cm - GL013\nDu doan: 23,252 VND\nThuc te: 65,000 VND"], ["Ví Da Nam Cầm Tay 1 Ngăn Khóa Nam Tính\nDu doan: 94,437 VND\nThuc te: 169,000 VND"], ["Bột ngũ cốc Quasure light túi 400 gram Bibica - thực phẩm dành cho người ăn kiêng, người tiểu đường\nDu doan: 146,990 VND\nThuc te: 104,025 VND"], ["100 viên rửa bát Finish clasic dùng cho máy rửa bát chén\nDu doan: 320,374 VND\nThuc te: 165,000 VND"], ["Kem Làm Sạch Da Eczestop\nDu doan: 306,414 VND\nThuc te: 170,000 VND"], ["Áp tròng cosplay white mesh trắng 14.0MM - Kính Áp Tròng FAIRY SHOP CONTACT LENS\nDu doan: 341,268 VND\nThuc te: 211,500 VND"], ["[HSD 01/2027] Sữa Dưỡng Thể Kiss My Body Sáng Da Lost In Paradise 226g\nDu doan: 259,085 VND\nThuc te: 132,000 VND"], ["Kính Cường Lực siêu mỏng chống trầy xước bảo vệ ống kính camera ESR cho iPhone 16 Pro / iPhone 16 Pro Max - Hàng Chính Hãng\nDu doan: 317,204 VND\nThuc te: 190,000 VND"], ["Hộp 18x10x8 cm - Combo 100 thùng hộp carton đóng hàng - tùy chọn chất lượng\nDu doan: 319,254 VND\nThuc te: 156,000 VND"], ["Freeship - NÓN LƯỠI TRAI SNAPBACK CÁNH ĐẠI BÀNG VÀNG KIM PHỐI LƯỚI THỜI TRANG NAM NỮ CHẤT LƯỢNG CAO CẤP\nDu doan: 94,881 VND\nThuc te: 258,000 VND"], ["Loa SUB Siêu Trầm Cao Cấp S1 - Hàng Nhập Khẩu\nDu doan: 424,068 VND\nThuc te: 849,000 VND"]], "hovertemplate": "%{customdata[0]}<extra></extra>", "marker": {"color": "red", "opacity": 0.6, "size": 5}, "mode": "markers", "name": "red", "type": "scatter", "x": [180300.0, 105300.0, 284100.0, 137200.0, 433700.0, 450800.0, 85930.0, 180000.0, 257500.0, 297800.0, 318800.0, 357400.0, 97140.0, 303900.0, 145000.0, 562100.0, 203900.0, 12230.0, 144000.0, 226100.0, 305900.0, 530600.0, 195600.0, 479800.0, 127700.0, 218400.0, 477300.0, 19770.0, 351600.0, 101500.0, 477800.0, 310500.0, 603000.0, 363100.0, 366100.0, 128700.0, 520100.0, 227900.0, 47470.0, 525500.0, 171500.0, 0.0, 25410.0, 144100.0, 218800.0, 265100.0, 290900.0, 44140.0, 341300.0, 277900.0, 554200.0, 344500.0, 180300.0, 255000.0, 219600.0, 242300.0, 320000.0, 406800.0, 281500.0, 10230.0, 251700.0, 233600.0, 190700.0, 290600.0, 361600.0, 42750.0, 250100.0, 114600.0, 319300.0, 138200.0, 36420.0, 333800.0, 168800.0, 19480.0, 271200.0, 417000.0, 191100.0, 156500.0, 551900.0, 319000.0, 461000.0, 473500.0, 291700.0, 305400.0, 23250.0, 94440.0, 147000.0, 320400.0, 306400.0, 341300.0, 259100.0, 317200.0, 319300.0, 94880.0, 424100.0], "y": [109000.0, 199000.0, 175000.0, 65000.0, 119000.0, 950000.0, 209000.0, 693000.0, 180000.0, 170000.0, 215000.0, 100000.0, 39000.0, 189000.0, 99900.0, 310000.0, 74950.0, 210000.0, 299000.0, 386300.0, 109000.0, 340000.0, 85000.0, 270000.0, 295000.0, 120000.0, 263700.0, 465000.0, 125000.0, 470000.0, 244000.0, 129000.0, 399000.0, 145000.0, 255000.0, 245000.0, 890000.0, 130000.0, 109000.0, 943900.0, 89000.0, 160000.0, 123000.0, 864000.0, 106000.0, 120000.0, 200000.0, 119000.0, 160000.0, 159000.0, 349000.0, 60000.0, 115000.0, 136800.0, 134500.0, 100000.0, 129000.0, 761000.0, 142500.0, 119000.0, 95000.0, 92000.0, 99000.0, 85560.0, 232900.0, 128000.0, 150000.0, 75000.0, 129300.0, 69000.0, 80000.0, 57000.0, 108000.0, 60000.0, 50000.0, 849000.0, 118000.0, 960000.0, 289000.0, 110000.0, 266000.0, 180000.0, 59800.0, 82500.0, 65000.0, 169000.0, 104000.0, 165000.0, 170000.0, 211500.0, 132000.0, 190000.0, 156000.0, 258000.0, 849000.0]}, {"hoverinfo": "skip", "line": {"color": "deepskyblue", "dash": "dash", "width": 2}, "mode": "lines", "name": "y=x", "showlegend": false, "type": "scatter", "x": [0, 1136000.0], "y": [0, 1136000.0]}], "layout": {"height": 700, "showlegend": false, "title": {"text": "LR + Arch A (TF-IDF bigram, raw, no word segmentation) (3872 items, chart: 200)<br><b>RMSLE:</b> 1.5216  <b>MAE:</b> 124,523 VND  <b>MAPE:</b> 63.7%  <b>R2:</b> 45.4%"}, "width": 800, "xaxis": {"range": [0, 1136000.0], "ticktext": ["0", "100k", "200k", "300k", "400k", "500k", "600k", "700k", "800k", "900k", "1,000k", "1,100k", "1,200k"], "tickvals": [0, 100000, 200000, 300000, 400000, 500000, 600000, 700000, 800000, 900000, 1000000, 1100000, 1200000], "title": {"text": "Gia du doan (VND)"}}, "yaxis": {"range": [0, 1136000.0], "ticktext": ["0", "100k", "200k", "300k", "400k", "500k", "600k", "700k", "800k", "900k", "1,000k", "1,100k", "1,200k"], "tickvals": [0, 100000, 200000, 300000, 400000, 500000, 600000, 700000, 800000, 900000, 1000000, 1100000, 1200000], "title": {"text": "Gia thuc te (VND)"}}}}

### Figure 2 — Plotly figure (JSON) as saved in the notebook; plotly's stock layout.template omitted (floating-point values rounded to 4 significant figures; data arrays with more than 128 entries replaced by an {"elided": "..."} marker saying what was removed)
{"data": [{"fill": "toself", "fillcolor": "rgba(128,128,128,0.2)", "hoverinfo": "skip", "line": {"color": "rgba(255,255,255,0)"}, "showlegend": false, "type": "scatter", "x": {"elided": "400 int values"}, "y": {"elided": "400 float values"}}, {"line": {"color": "firebrick", "width": 3}, "mode": "lines", "name": "Cumulative Avg Error", "type": "scatter", "x": {"elided": "200 int values"}, "y": {"elided": "200 float values"}}], "layout": {"height": 360, "showlegend": false, "title": {"text": "LR + Arch A (TF-IDF bigram, raw, no word segmentation) Error Trend: 121,264 +/- 16,711 VND"}, "width": 900, "xaxis": {"title": {"text": "Datapoints"}}, "yaxis": {"ticktext": ["0", "50k", "100k", "150k", "200k", "250k"], "tickvals": [0, 50000, 100000, 150000, 200000, 250000], "title": {"text": "Avg Absolute Error (VND)"}}}}
